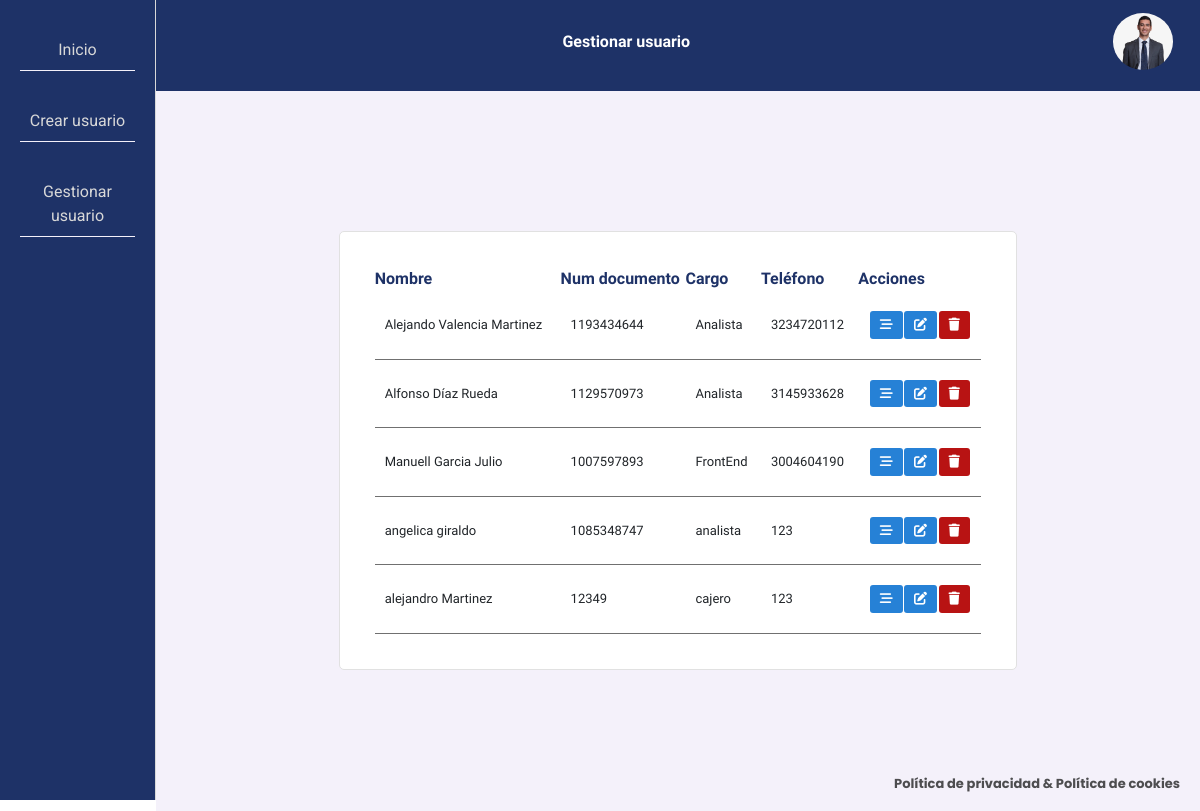
Before: /gestionar-usuario/ (signed in) with the older database file.
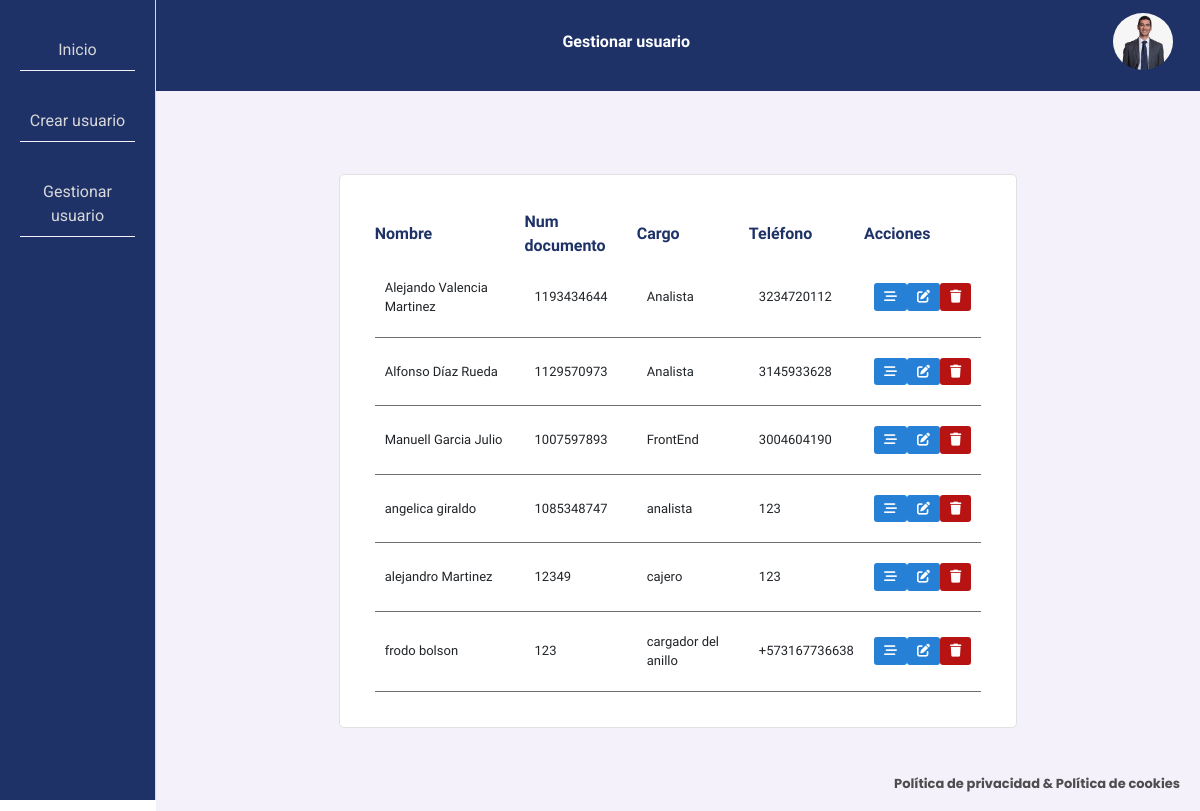
After: the same page with the newer database file.
### tables this page shows
CREATE TABLE Usuario (docIdentidad VARCHAR (15) NOT NULL PRIMARY KEY, nombre VARCHAR (45) NOT NULL, apellidos VARCHAR (45) NOT NULL, fechaNac DATE NOT NULL, telefono VARCHAR (15), correo VARCHAR (30) NOT NULL, tipoContrato VARCHAR (25), salario DECIMAL (3), fechaTerContrato DATE, clave VARCHAR (200) NOT NULL, tipoDocumento VARCHAR (25) NOT NULL, fechaIngreso DATE NOT NULL, cargo VARCHAR (20) NOT NULL, tipoUsuario VARCHAR (12) NOT NULL, estado CHAR (1) DEFAULT A);

### app.py (the view, shortened to what this page needs)
@app.route('/gestionar-usuario/', methods=['GET', 'POST'])
def gestionar():
    global userlog
    print(userlog)
    if userlog=="":
        print(userlog)
        return redirect('/login')
    else:
        print(userlog)
        parametrosURL = {
            'estadoUpdate' : 'noUpdate'
        }
        if request.method == 'GET':
            sql = f"SELECT * FROM Usuario WHERE estado = 'A';"
            resultado = seleccion(sql)
        return render_template('gestionar-usuario.html', titulo='Gestionar usuario', usuarios=resultado, parametros = parametrosURL)

### db.py (called while the page is built)
def seleccion(sql) -> list:
    try:
        with sqlite3.connect(URL_DB) as con:
            cur = con.cursor()
            res = cur.execute(sql).fetchall()
    except Exception:
        res = None
    return res

### templates/gestionar-usuario.html (shortened to what this page needs)
{% extends 'index.html' %}
{% block cuerpo %}
<link rel="stylesheet" href="https://cdn.datatables.net/1.10.21/css/dataTables.bootstrap4.min.css" />
<link rel="stylesheet" href="https://cdn.datatables.net/responsive/2.2.5/css/responsive.bootstrap4.min.css" />
<link rel="stylesheet" href="https://cdn.datatables.net/buttons/1.6.2/css/buttons.bootstrap4.min.css" />
<link rel="stylesheet" href="https://cdnjs.cloudflare.com/ajax/libs/twitter-bootstrap/4.1.3/css/bootstrap.css" />
<div class="gestionUsuarios">
    <div class="contenedorTable">
        <table id="usuarios">
            <thead>
                <tr>
                    <th>Nombre</th>
                    <th>Num documento</th>
                    <th>Cargo</th>
                    <th>Teléfono</th>
                    <th>Acciones</th>
                </tr>
            </thead>
            <tbody>
                {% for usuario in usuarios %}
                    <tr>
                        <td>{{ usuario[1] }} {{usuario[2] }}</td>
                        <td>{{ usuario[0] }}</td>
                        <td>{{ usuario[12] }}</td>
                        <td>{{ usuario[4] }}</td>
                        <td>
                            <div class="acciones">
                                <button data-bs-toggle="modal" onclick="cargarInfoModal('{{usuario[0]}}','{{usuario[1]}} {{usuario[2]}}')" data-bs-target="#staticBackdrop" title="Retroalimentar"><i class="fas fa-stream"></i></button>
                                <a href="/crear-usuario/?idUsuario={{usuario[0]}}&accion=edicionUsuario" title="Editar"><i class="fas fa-edit"></i></a>
                                <button data-value="{{usuario[0]}}" id="btn{{usuario[0]}}" onclick="eliminarUsuario('btn{{usuario[0]}}')" class="delete" title="Eliminar"><i class="fas fa-trash"></i></button>
                            </div>
                        </td>
                    </tr>
                {% endfor %}
            </tbody>
        </table>
    </div>
</div>
{% endblock %}

### templates/index.html (shortened to what this page needs)
<!DOCTYPE html>
<html lang="es">
<head>
    <link rel="stylesheet" href="../static/css/bootstrap/bootstrap.min.css">
    <link rel="stylesheet" href="{{url_for('static',filename='css/estilos.css')}}">
</head>
<body>
    <div class="menu-lateral">
        <nav>
            <ul>
                <li><a href="/index/">Inicio</a></li>
                <li><a href="/crear-usuario/">Crear usuario</a></li>
                <li><a href="/gestionar-usuario/">Gestionar usuario</a></li>
            </ul>
        </nav>
    </div>
    <div class="contenedor">
        <header>
            <div class="elementos">
                {% if titulo %}
                <h1>{{titulo}}</h1>
                {% else %}
                <h1>Inicio</h1>
                {% endif %}
            </div>
            <div class="imgUser">
                <div class="box">
                    <label for="foto"><img src="{{url_for('static',filename='img/foto.jpeg')}}" alt=""></label>
                </div>
            </div>
        </header>
        <main class="main">
            {% block cuerpo %}{% endblock %}
        </main>
        <footer>
            <div class="enlaces">
                <a href="#">Política de privacidad & Política de cookies</p>
            </div>
        </footer>
    </div>
</body>
</html>

### static/css/estilos.css (style rules this page uses)
:root { --colorFondo1: #1e3267; --colorFondo2: #f4f1fa; --colorFuente1: #d8d8d8; --colorFuente2: #707070; }
* { padding: 0; margin: 0; box-sizing: border-box; font-family: 'PT Sans', sans-serif; }
body { display: flex; position: relative; }
.menu-lateral { background: var(--colorFondo1); width: 13%; height: 100vh; border-right: 1px solid var(--colorFuente1); padding: 30px 20px; }
.menu-lateral nav ul { list-style-type: none; text-align: center; font-size: 15px; padding: 0px; }
.menu-lateral nav ul li { margin-bottom: 30px; border-bottom: 1px solid var(--colorFondo2); padding: 8px; }
.menu-lateral nav ul li a { color: var(--colorFuente1); text-decoration: none; font-family: 'Roboto', sans-serif; font-size: 16px; }
.contenedor { width: 87%; min-height: 100vh; }
.contenedor header { background: var(--colorFondo1); padding: 13px 5px; display: flex; align-items: center; overflow: hidden; font-family: 'Poppins', sans-serif; z-index: 100; }
.contenedor header .imgUser { width: 10%; display: flex; justify-content: center; align-items: center; }
.contenedor header .imgUser .box { width: 60px; }
.contenedor header .imgUser img { width: 100%; height: auto; border-radius: 50%; }
.contenedor header .elementos { width: 90%; display: flex; justify-content: center; align-items: center; }
.contenedor header .elementos h1 { display: inline-block; color: #fff; font-weight: bold; font-size: 16px; }
.contenedor .main { min-height: 90vh; display: flex; justify-content: center; align-items: center; background-color: var(--colorFondo2); }
.contenedor footer { text-align: center; position: fixed; bottom: 0; right: 0; }
.contenedor footer .enlaces { margin: 0 20px; }
.contenedor footer .enlaces a { text-decoration: none; font-weight: bold; font-size: 13px; color: #4d4d4f; font-family: 'Poppins', sans-serif; }
.gestionUsuarios { width: 100%; display: flex; justify-content: center; align-items: center; }
.gestionUsuarios .contenedorTable { background-color: #ffffff; padding: 35px; border-radius: 5px; border: 1px solid #e1e1e1; width: 65%; }
.gestionUsuarios .contenedorTable table { width: 100%; }
.gestionUsuarios .contenedorTable table th { color: var(--colorFondo1); font-family: 'Ubuntu', sans-serif; }
.gestionUsuarios .contenedorTable table td { font-size: 13px; padding: 20px 10px; border-bottom: 1px solid var(--colorFuente2); }
.gestionUsuarios .contenedorTable table .acciones { display: flex; justify-content: space-evenly }
.gestionUsuarios .contenedorTable table .acciones button, .gestionUsuarios .contenedorTable table .acciones a { border: none; background-color: #2681d6; border-radius: 3px; padding: 4px 10px; }
.gestionUsuarios .contenedorTable table .acciones i { pointer-events: none; user-select: none; color: #fff; }
.gestionUsuarios .contenedorTable table .acciones .delete { background-color: #b81313; }

Changed rows visible on the page:
added Usuario: nombre "frodo", apellidos "bolson", docIdentidad "123", cargo "cargador del anillo", telefono "+573167736638"
